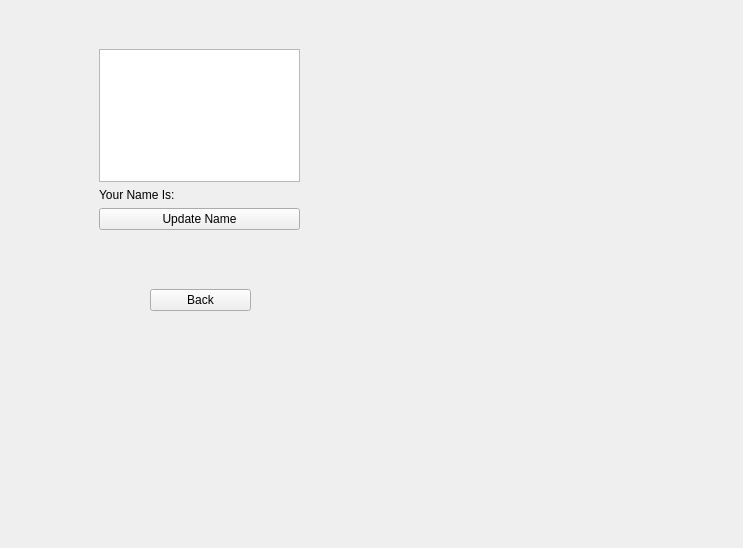
<?xml version="1.0" encoding="UTF-8"?>
<ui version="4.0">
 <class>Form</class>
 <widget class="QWidget" name="Form">
  <property name="geometry">
   <rect>
    <x>0</x>
    <y>0</y>
    <width>743</width>
    <height>548</height>
   </rect>
  </property>
  <property name="windowTitle">
   <string>Form</string>
  </property>
  <widget class="QWidget" name="verticalLayoutWidget">
   <property name="geometry">
    <rect>
     <x>99</x>
     <y>49</y>
     <width>201</width>
     <height>181</height>
    </rect>
   </property>
   <layout class="QVBoxLayout" name="verticalLayout">
    <item>
     <widget class="QPlainTextEdit" name="UpdateNameTextEdit"/>
    </item>
    <item>
     <layout class="QHBoxLayout" name="horizontalLayout">
      <item>
       <widget class="QLabel" name="YourNameIs">
        <property name="text">
         <string>Your Name Is:  </string>
        </property>
       </widget>
      </item>
      <item>
       <widget class="QLabel" name="CurrentName">
        <property name="text">
         <string/>
        </property>
       </widget>
      </item>
     </layout>
    </item>
    <item>
     <widget class="QPushButton" name="UpdateNameBtn">
      <property name="text">
       <string>Update Name</string>
      </property>
     </widget>
    </item>
   </layout>
  </widget>
  <widget class="QWidget" name="gridLayoutWidget">
   <property name="geometry">
    <rect>
     <x>150</x>
     <y>280</y>
     <width>101</width>
     <height>41</height>
    </rect>
   </property>
   <layout class="QGridLayout" name="gridLayout">
    <item row="0" column="0">
     <widget class="QPushButton" name="SettingspageBackBtn">
      <property name="text">
       <string>Back</string>
      </property>
     </widget>
    </item>
   </layout>
  </widget>
 </widget>
 <resources/>
 <connections/>
</ui>
